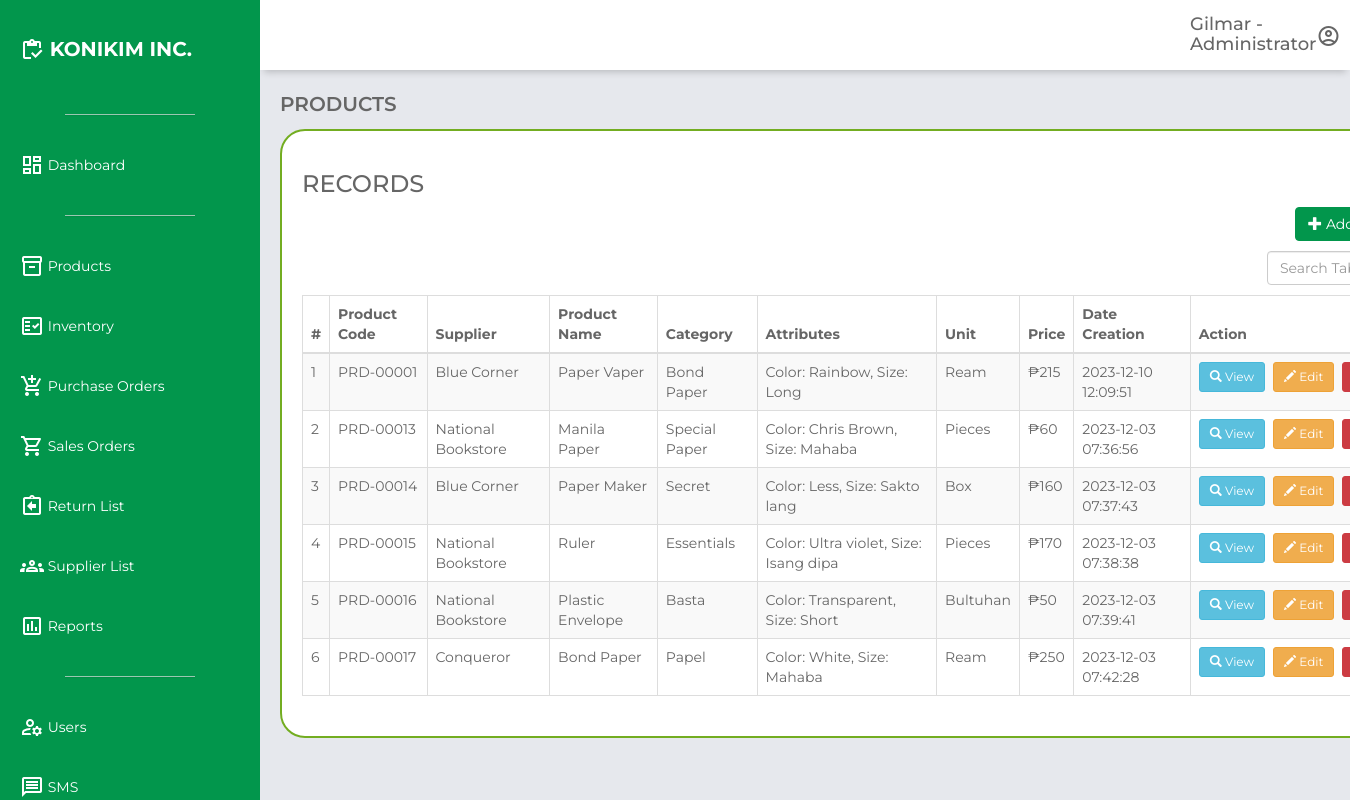
Page /products.php (signed in) on the earlier database version.
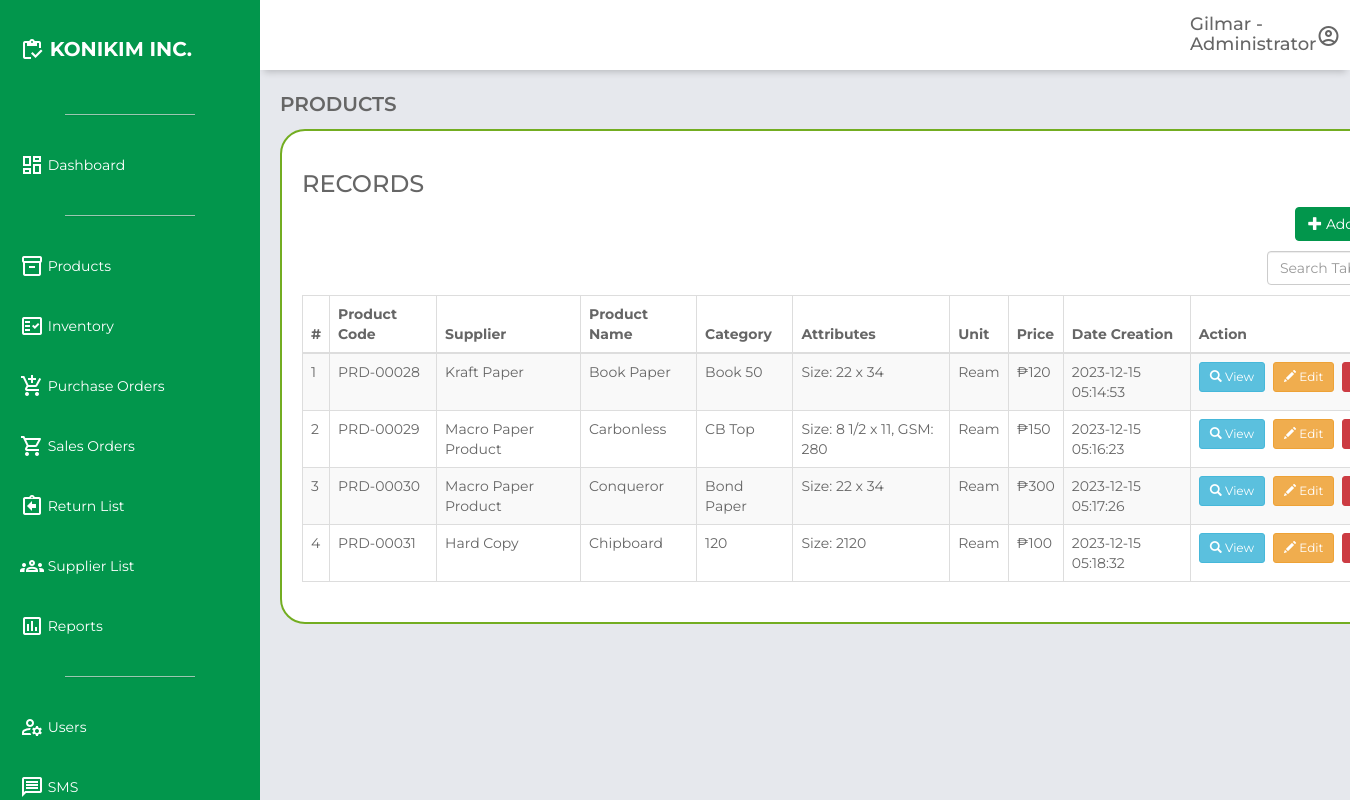
Same page on the later database version.
### tables this page shows
CREATE TABLE `product_list` (
  `id` int(11) NOT NULL,
  `productcode` varchar(250) NOT NULL,
  `supplierCode` int(11) NOT NULL,
  `productsupplier` varchar(250) NOT NULL,
  `productname` varchar(250) NOT NULL,
  `productcategory` varchar(250) NOT NULL,
  `productattributes` varchar(250) NOT NULL,
  `productunit` varchar(250) NOT NULL,
  `productprice` float NOT NULL,
  `datecreation` timestamp NOT NULL DEFAULT current_timestamp() ON UPDATE current_timestamp()
);

### products.php (the view, shortened to what the changed rows need)
<!DOCTYPE html>
<html lang="en">
<head>
    <link rel="stylesheet" href="https://unpkg.com/boxicons@2.0.7/css/boxicons.min.css">
    <link href="https://maxcdn.bootstrapcdn.com/bootstrap/3.3.0/css/bootstrap.min.css" rel="stylesheet">
    <link href="https://cdn.datatables.net/1.10.25/css/dataTables.bootstrap.min.css" rel="stylesheet">
    <link rel="stylesheet" href="css\dashboard.css">
</head>
<body>
    <div class="grid-container">
        <main class="main-container">
            <div class="container" style="font-family: 'Montserrat', sans-serif !important;">
                <div class="row">
                    <div class="col-md-12">
                        <div class="table-responsive">
                            <table class="table table-bordered table-striped">
                                <thead>
                                    <tr>
                                        <th>#</th>
                                        <th>Product Code</th>
                                        <th>Supplier</th>
                                        <th>Product Name</th>
                                        <th>Category</th>
                                        <th>Attributes</th>
                                        <th>Unit</th>
                                        <th>Price</th>
                                        <th>Date Creation</th>
                                        <th>Action</th>
                                    </tr>
                                </thead>
                                <tbody>
                                    <?php
                                    require_once 'db_config.php';
                                    $sql = mysqli_query($conn, "SELECT * FROM product_list");
                                    $count = 1;
                                    $row = mysqli_num_rows($sql);
                                    if ($row > 0) {
                                        while ($row = mysqli_fetch_array($sql)) {
                                    ?>
                                            <tr>
                                                <td><?php echo $count ?></td>
                                                <td><?php echo $row['productcode']; ?></td>
                                                <td><?php echo $row['productsupplier']; ?></td>
                                                <td><?php echo $row['productname']; ?></td>
                                                <td><?php echo $row['productcategory']; ?></td>
                                                <td><?php echo $row['productattributes']; ?></td>
                                                <td><?php echo $row['productunit']; ?></td>
                                                <td>₱<?php echo $row['productprice']; ?></td>
                                                <td><?php echo $row['datecreation']; ?></td>
                                                <td>
                                                    <div style="display: flex; align-items: center;">
                                                        <a href="#" class="btn btn-info btn-sm view-product" data-productid="<?php echo htmlentities($row['id']); ?>" style="margin-right: 8px; position: relative;"><span class="glyphicon glyphicon-search"></span> View </a>
                                                        <a href="product_edit.php?editid=<?php echo htmlentities($row['id']); ?>" class="btn btn-warning btn-sm" style="margin-right: 8px; position: relative;"><span class="glyphicon glyphicon-pencil"></span> Edit </a>
                                                        <a href="products.php?delid=<?php echo htmlentities($row['id']); ?>" onClick="return confirm('Do you really want to remove this record?')" class="btn btn-danger btn-sm" style="background-color: #cc3c43; border-color: #cc3c43;"><span class="glyphicon glyphicon-trash"></span> Delete </a>
                                                    </div>
                                                </td>
                                            </tr>
                                    <?php
                                            $count = $count + 1;
                                        }
                                    }
                                    ?>
                                </tbody>
                            </table>
                        </div>
                    </div>
                </div>
            </div>
        </main>
    </div>
</body>
</html>

Differences in the rows shown:
removed product_list: productcode "PRD-00001", productsupplier "Blue Corner", productname "Paper Vaper", productcategory "Bond Paper", productattributes "Color: Rainbow, Size: Long", productunit "Ream", productprice "215", datecreation "2023-12-10 12:09:51"
removed product_list: productcode "PRD-00013", productsupplier "National Bookstore", productname "Manila Paper", productcategory "Special Paper", productattributes "Color: Chris Brown, Size: Mahaba", productunit "Pieces", productprice "60", datecreation "2023-12-03 07:36:56"
removed product_list: productcode "PRD-00014", productsupplier "Blue Corner", productname "Paper Maker", productcategory "Secret", productattributes "Color: Less, Size: Sakto lang", productunit "Box", productprice "160", datecreation "2023-12-03 07:37:43"
removed product_list: productcode "PRD-00015", productsupplier "National Bookstore", productname "Ruler", productcategory "Essentials", productattributes "Color: Ultra violet, Size: Isang dipa", productunit "Pieces", productprice "170", datecreation "2023-12-03 07:38:38"
removed product_list: productcode "PRD-00016", productsupplier "National Bookstore", productname "Plastic Envelope", productcategory "Basta", productattributes "Color: Transparent, Size: Short", productunit "Bultuhan", productprice "50", datecreation "2023-12-03 07:39:41"
removed product_list: productcode "PRD-00017", productsupplier "Conqueror", productname "Bond Paper", productcategory "Papel", productattributes "Color: White, Size: Mahaba", productunit "Ream", productprice "250", datecreation "2023-12-03 07:42:28"
added product_list: productcode "PRD-00028", productsupplier "Kraft Paper", productname "Book Paper", productcategory "Book 50", productattributes "Size: 22 x 34", productunit "Ream", productprice "120", datecreation "2023-12-15 05:14:53"
added product_list: productcode "PRD-00029", productsupplier "Macro Paper Product", productname "Carbonless", productcategory "CB Top", productattributes "Size: 8 1/2 x 11, GSM: 280", productunit "Ream", productprice "150", datecreation "2023-12-15 05:16:23"
added product_list: productcode "PRD-00030", productsupplier "Macro Paper Product", productname "Conqueror", productcategory "Bond Paper", productattributes "Size: 22 x 34", productunit "Ream", productprice "300", datecreation "2023-12-15 05:17:26"
added product_list: productcode "PRD-00031", productsupplier "Hard Copy", productname "Chipboard", productcategory "120", productattributes "Size: 2120", productunit "Ream", productprice "100", datecreation "2023-12-15 05:18:32"
